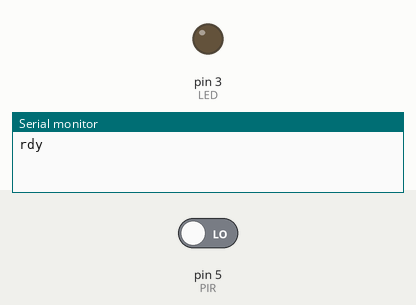
A sketch run on a simulated Arduino Uno, built with avr-gcc and run on an emulated ATmega328P. On the bench: output pins drawn as LEDs (lit = HIGH), the last lines printed to the serial monitor. The test bench sets the inputs (shaded band); at power-on: pin 5 (PIR) LOW.

Above: at 16.2 s.
16.3 s: pin 5 (PIR) driven HIGH
At 17.3 s:
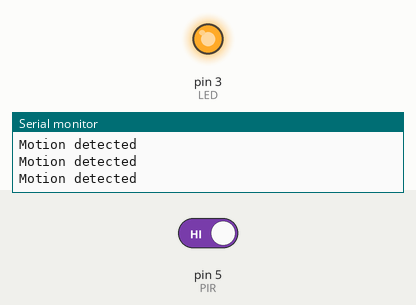
17.8 s: pin 5 (PIR) driven LOW
At 18.6 s:
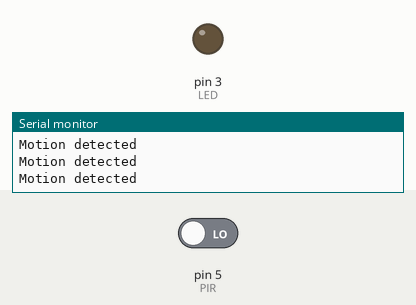
Timing chart, 0 to 20.8 s (numbered marks = the images above; inputs shaded):
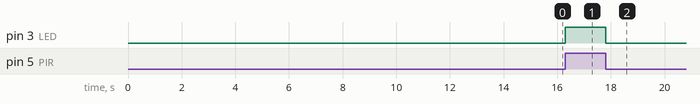

Measured:
- after the input at 16.3 s, pin 3 (LED): LOW → HIGH at once
- after the input at 17.8 s, pin 3 (LED): HIGH → LOW at once

The sketch:

pir_sensor.ino
```cpp
#define LED 3
#define PIR 5

void setup() {
  // put your setup code here, to run once:
  Serial.begin(9600);

  pinMode(LED, OUTPUT);
  pinMode(PIR, INPUT);

  digitalWrite(LED, LOW);

  delay(15000); // Let Sensor Warm Up
  Serial.println("rdy");
}

void loop() {
  // put your main code here, to run repeatedly:

  if(digitalRead(PIR) == HIGH){
    Serial.println("Motion detected");
    digitalWrite(LED, HIGH);
  }
  else{
    digitalWrite(LED, LOW);
  }
}
```
